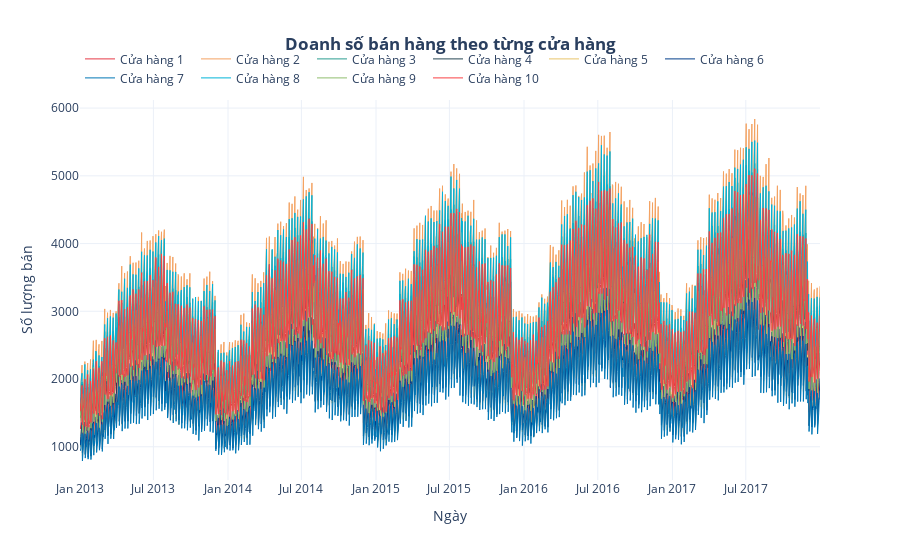

The code cell stored with this chart in its notebook:
### Markdown cell above
**📊 Nhận xét:**
- Doanh số có **xu hướng tăng dần** qua các năm (trend tăng)
- Xuất hiện **tính mùa vụ rõ ràng** với chu kỳ hàng năm (peaks vào giữa năm, thấp vào đầu năm)
- Biên độ dao động cũng tăng theo thời gian (heteroscedasticity)

### 4.3. So sánh doanh số giữa các cửa hàng

Phân tích hiệu suất bán hàng của từng cửa hàng để xem có sự khác biệt đáng kể không.

### Code cell
# Biểu đồ doanh số theo từng cửa hàng
store_daily_sales_sc = []
colors = ['#E63946', '#F4A261', '#2A9D8F', '#264653', '#E9C46A',
          '#023E8A', '#0077B6', '#00B4D8', '#90BE6D', '#F94144']

for i, store in enumerate(sorted(store_daily_sales['store'].unique())):
    store_data = store_daily_sales[store_daily_sales['store'] == store]
    store_daily_sales_sc.append(
        go.Scatter(
            x=store_data['date'], 
            y=store_data['sales'], 
            name=f'Cửa hàng {store}',
            line=dict(width=1, color=colors[i % len(colors)])
        )
    )

layout = go.Layout(
    title=dict(text='<b>Doanh số bán hàng theo từng cửa hàng</b>', x=0.5),
    xaxis=dict(title='Ngày'),
    yaxis=dict(title='Số lượng bán'),
    template='plotly_white',
    legend=dict(orientation='h', yanchor='bottom', y=1.02)
)

fig = go.Figure(data=store_daily_sales_sc, layout=layout)
iplot(fig)

### Figure 1 — Plotly figure (JSON) as saved in the notebook; plotly's stock layout.template omitted (floating-point values rounded to 4 significant figures; data arrays with more than 128 entries replaced by an {"elided": "..."} marker saying what was removed)
{"data": [{"line": {"color": "#E63946", "width": 1}, "name": "Cửa hàng 1", "x": {"elided": "1826 str values"}, "y": {"elided": "1826 int values"}, "type": "scatter"}, {"line": {"color": "#F4A261", "width": 1}, "name": "Cửa hàng 2", "x": {"elided": "1826 str values"}, "y": {"elided": "1826 int values"}, "type": "scatter"}, {"line": {"color": "#2A9D8F", "width": 1}, "name": "Cửa hàng 3", "x": {"elided": "1826 str values"}, "y": {"elided": "1826 int values"}, "type": "scatter"}, {"line": {"color": "#264653", "width": 1}, "name": "Cửa hàng 4", "x": {"elided": "1826 str values"}, "y": {"elided": "1826 int values"}, "type": "scatter"}, {"line": {"color": "#E9C46A", "width": 1}, "name": "Cửa hàng 5", "x": {"elided": "1826 str values"}, "y": {"elided": "1826 int values"}, "type": "scatter"}, {"line": {"color": "#023E8A", "width": 1}, "name": "Cửa hàng 6", "x": {"elided": "1826 str values"}, "y": {"elided": "1826 int values"}, "type": "scatter"}, {"line": {"color": "#0077B6", "width": 1}, "name": "Cửa hàng 7", "x": {"elided": "1826 str values"}, "y": {"elided": "1826 int values"}, "type": "scatter"}, {"line": {"color": "#00B4D8", "width": 1}, "name": "Cửa hàng 8", "x": {"elided": "1826 str values"}, "y": {"elided": "1826 int values"}, "type": "scatter"}, {"line": {"color": "#90BE6D", "width": 1}, "name": "Cửa hàng 9", "x": {"elided": "1826 str values"}, "y": {"elided": "1826 int values"}, "type": "scatter"}, {"line": {"color": "#F94144", "width": 1}, "name": "Cửa hàng 10", "x": {"elided": "1826 str values"}, "y": {"elided": "1826 int values"}, "type": "scatter"}], "layout": {"legend": {"orientation": "h", "y": 1.02, "yanchor": "bottom"}, "title": {"text": "<b>Doanh số bán hàng theo từng cửa hàng</b>", "x": 0.5}, "xaxis": {"title": {"text": "Ngày"}}, "yaxis": {"title": {"text": "Số lượng bán"}}}}
